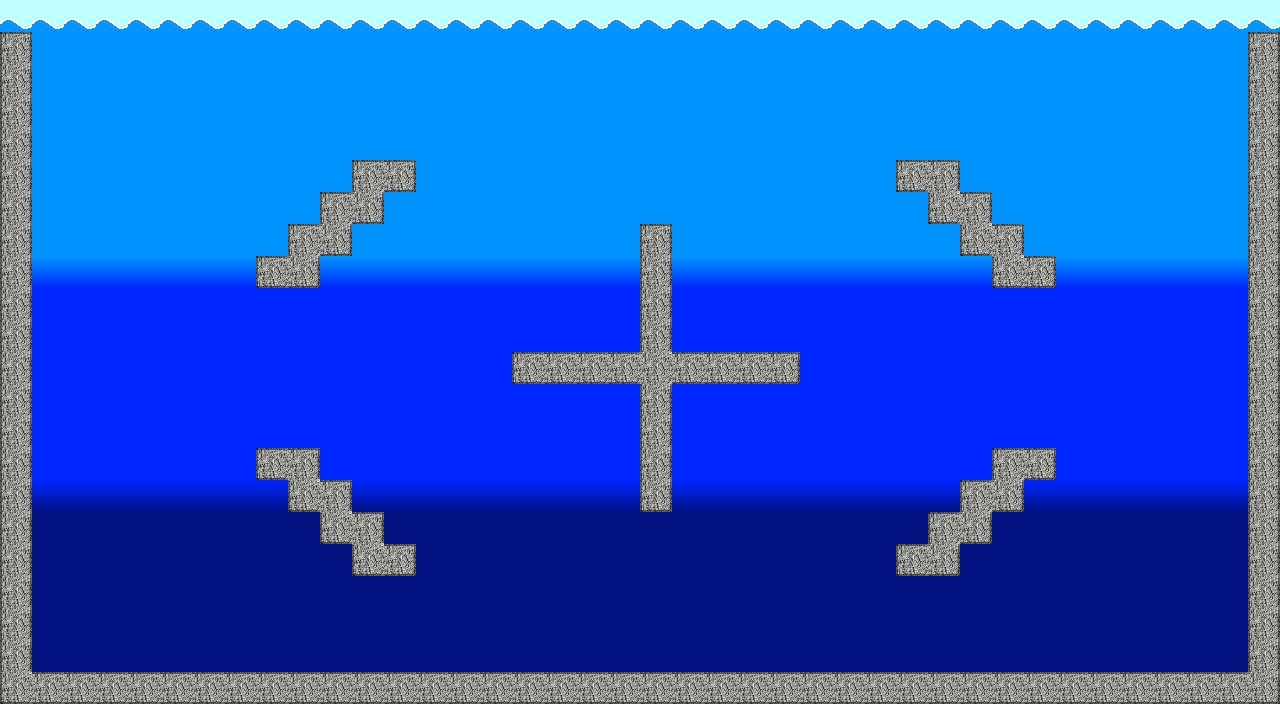

Below is a game level as drawn by its tile map, then a one-line description and the .tmx that defines it (tile-layer data replaced by summaries):
An orthogonal 40x22 tile map with 32x32 px tiles, 2 tile layers (Tile Layer 1, Tile Layer 2) and 24 objects.

<map version="1.0" orientation="orthogonal" width="40" height="22" tilewidth="32" tileheight="32">
 <tileset firstgid="1" name="Underwater" tilewidth="32" tileheight="32">
  <image source="tilemap.png" width="128" height="256" />
 </tileset>
 <layer name="Tile Layer 1" width="40" height="22">
  <data>[880 cells, 880 non-empty, 6 distinct tile ids]</data>
 </layer>
 <layer name="Tile Layer 2" width="40" height="22">
  <data>[880 cells, 169 non-empty, 12 distinct tile ids]</data>
 </layer>
 <objectgroup name="Object Layer 1" width="40" height="22" visible="0">
  <object x="0" y="0" width="32" height="704" />
  <object x="1248" y="672" height="32" />
  <object x="32" y="672" width="1216" height="32" />
  <object x="1248" y="0" width="32" height="704" />
  <object x="32" y="0" width="1216" height="32" />
  <object x="256" y="256" width="64" height="32" />
  <object x="288" y="224" width="64" height="32" />
  <object x="320" y="192" width="64" height="32" />
  <object x="352" y="160" width="64" height="32" />
  <object x="640" y="224" width="32" height="288" />
  <object x="512" y="352" width="288" height="32" />
  <object x="256" y="448" width="64" height="32" />
  <object x="288" y="480" width="64" height="32" />
  <object x="320" y="512" width="64" height="32" />
  <object x="352" y="544" width="64" height="32" />
  <object x="896" y="544" width="64" height="32" />
  <object x="928" y="512" width="64" height="32" />
  <object x="960" y="480" width="64" height="32" />
  <object x="992" y="448" width="64" height="32" />
  <object x="992" y="256" width="64" height="32" />
  <object x="960" y="224" width="64" height="32" />
  <object x="960" y="192" width="32" height="32" />
  <object x="928" y="192" width="32" height="32" />
  <object x="896" y="160" width="64" height="32" />
 </objectgroup>
</map>